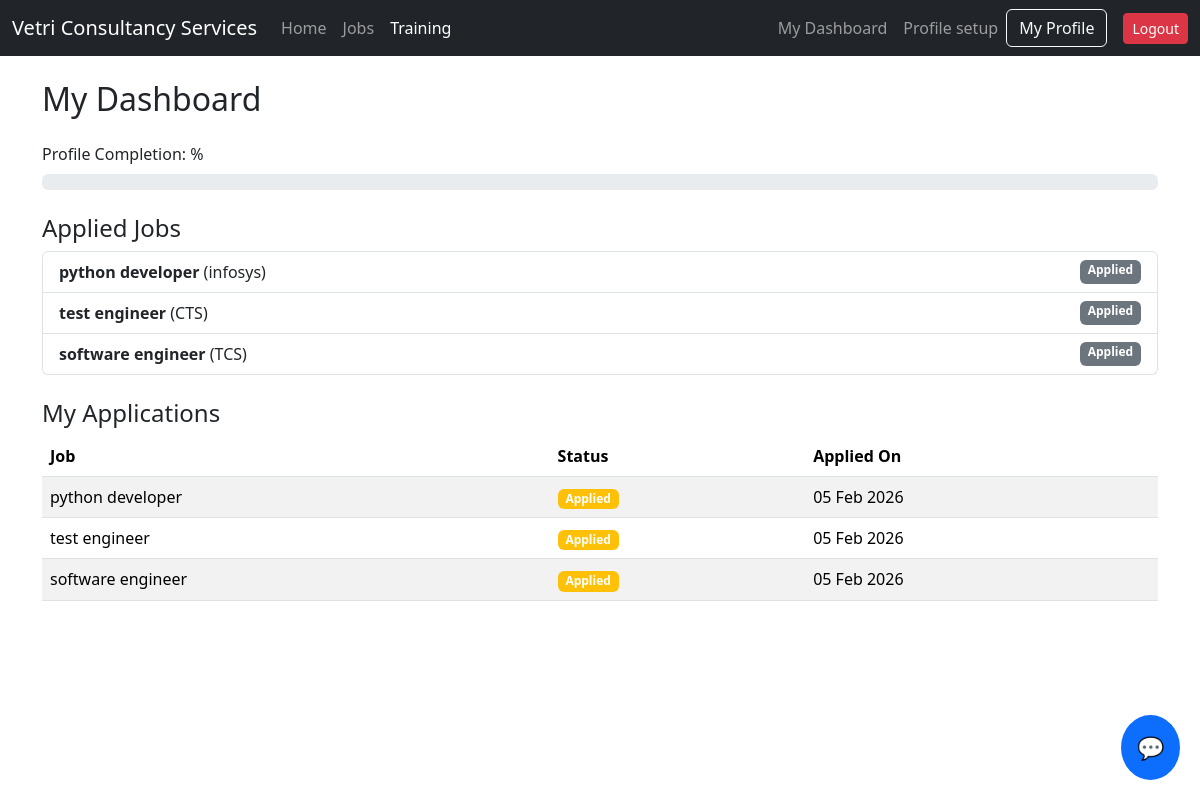
The app's page /dashboard/user/ (signed in) with its own data.
### jobs/models.py (models this page shows, shortened)
class JobApplication(models.Model):
    STATUS_CHOICES = [
        ('applied', 'Applied'),
        ('shortlisted', 'Shortlisted'),
        ('rejected', 'Rejected'),
    ]
    user = models.ForeignKey(User, on_delete=models.CASCADE)
    job = models.ForeignKey(Job, on_delete=models.CASCADE)
    status = models.CharField(
        max_length=20,
        choices=STATUS_CHOICES,
        default='applied'
    )
    applied_at = models.DateTimeField(auto_now_add=True)

class Job(models.Model):
    title = models.CharField(max_length=200)
    company = models.CharField(max_length=200)
    location = models.CharField(max_length=200)
    description = models.TextField()
    posted_on = models.DateTimeField(auto_now_add=True)

### dashboard/views.py (the view)
# urls.py: path('user/', views.user_dashboard, name='user'),
@login_required
def user_dashboard(request):
    profile = Profile.objects.get(user=request.user)
    applications = JobApplication.objects.filter(user=request.user)
    certificates = CourseEnrollment.objects.filter(
        user=request.user,
        completed=True
    )
    return render(request, "dashboard/user_dashboard.html", {
        "profile": profile,
        "applications": applications,
        "certificates": certificates,
    })

### templates/dashboard/user_dashboard.html (shortened to what this page needs)
{% extends "base.html" %}
{% block content %}
<h2 class="mb-4">My Dashboard</h2>
<div class="mb-4">
  <label class="form-label">
    Profile Completion: {{ completion }}%
  </label>
  <div class="progress">
  </div>
</div>
<h4>Applied Jobs</h4>
{% if applications %}
  <ul class="list-group mb-4">
  {% for app in applications %}
    <li class="list-group-item d-flex justify-content-between">
      <span>
        <strong>{{ app.job.title }}</strong>
        ({{ app.job.company }})
      </span>
      {% if app.status == "applied" %}
        <span class="badge bg-secondary">Applied</span>
      {% elif app.status == "shortlisted" %}
        <span class="badge bg-success">Shortlisted</span>
      {% else %}
        <span class="badge bg-danger">Rejected</span>
      {% endif %}
    </li>
  {% empty %}
    <li class="list-group-item">No applications yet</li>
  {% endfor %}
  </ul>
  <h4>My Applications</h4>
  <table class="table table-striped">
    <thead>
      <tr>
        <th>Job</th>
        <th>Status</th>
        <th>Applied On</th>
      </tr>
    </thead>
    <tbody>
      {% for app in applications %}
      <tr>
        <td>{{ app.job.title }}</td>
        <td>
          <span class="badge
            {% if app.status == 'applied' %}bg-warning
            {% elif app.status == 'shortlisted' %}bg-success
            {% else %}bg-danger{% endif %}">
            {{ app.status|title }}
          </span>
        </td>
        <td>{{ app.applied_at|date:"d M Y" }}</td>
      </tr>
      {% endfor %}
    </tbody>
  </table>
{% else %}
  <div class="alert alert-info">
    You have not applied to any jobs yet.
  </div>
{% endif %}
{% endblock %}

### records on screen
JobApplication: job "python developer", job.company "infosys", shows "Applied", status "Applied", applied_at "05 Feb 2026"
JobApplication: job "test engineer", job.company "CTS", shows "Applied", status "Applied", applied_at "05 Feb 2026"
JobApplication: job "software engineer", job.company "TCS", shows "Applied", status "Applied", applied_at "05 Feb 2026"
